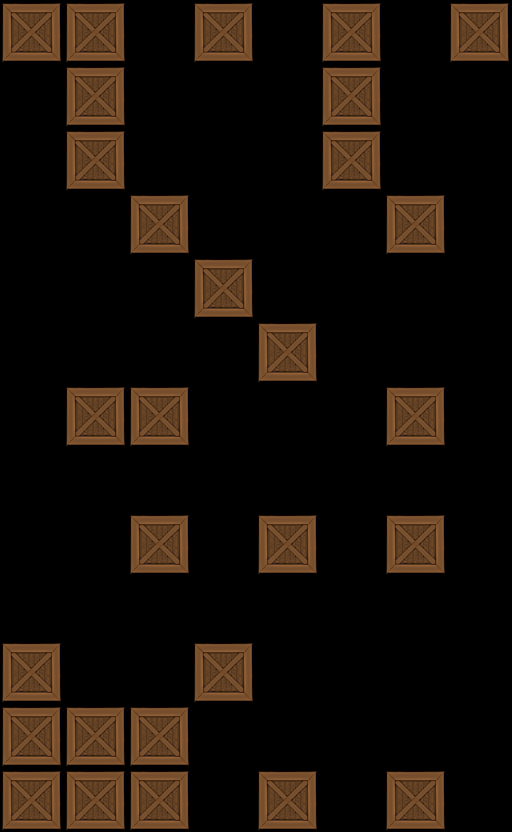

The image is a tile-based game level rendered from a .tmx file. Its description and source (layers, tilesets, objects; grid data summarised) follow:
An orthogonal 8x13 tile map with 64x64 px tiles, 1 tile layer (Tile Layer 1).

<map version="1.0" orientation="orthogonal" width="8" height="13" tilewidth="64" tileheight="64">
 <tileset firstgid="1" name="crate" tilewidth="64" tileheight="64">
  <image source="../../crate.png" width="64" height="64" />
 </tileset>
 <layer name="Tile Layer 1" width="8" height="13">
  <data>[104 cells, 29 non-empty, 1 distinct tile ids]</data>
 </layer>
</map>
